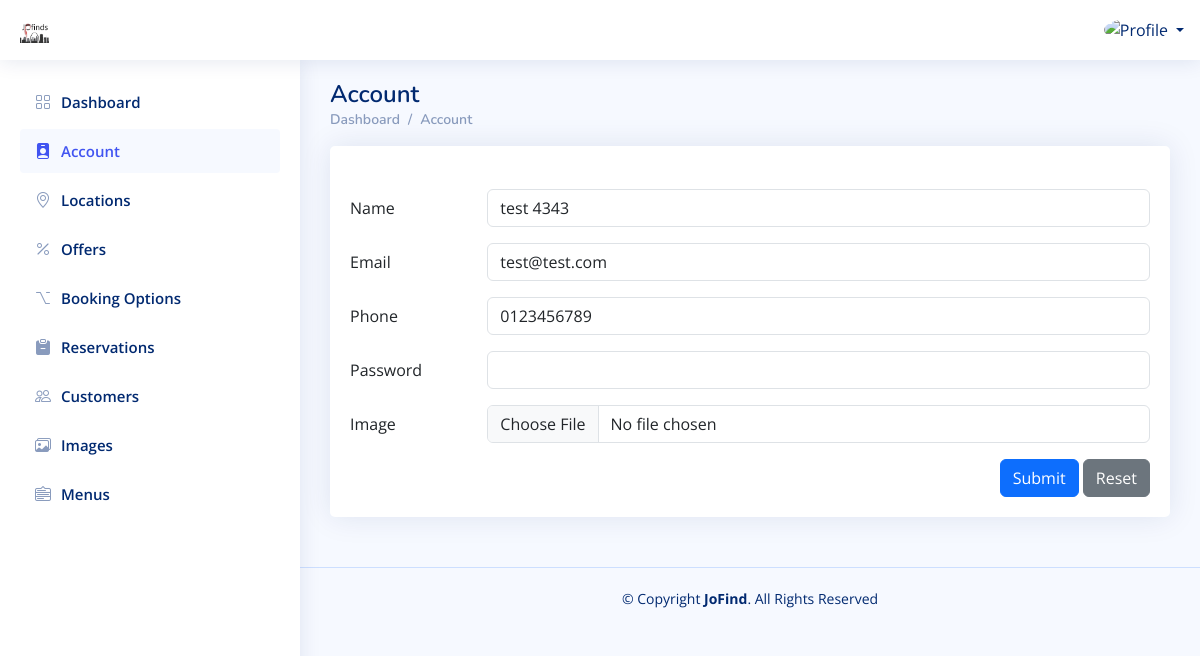
The app's page /Place_Dashboard/Account.php (signed in) with its own data.
### tables this page shows
CREATE TABLE `places` (
  `id` int(11) NOT NULL,
  `category_id` int(11) NOT NULL,
  `sub_category_id` int(11) DEFAULT NULL,
  `status_id` int(11) DEFAULT NULL,
  `city_id` int(11) NOT NULL,
  `name` varchar(250) NOT NULL,
  `image` varchar(250) NOT NULL,
  `email` varchar(250) NOT NULL,
  `description` text DEFAULT NULL,
  `total_rate` double NOT NULL DEFAULT 0,
  `phone` varchar(250) NOT NULL,
  `password` varchar(250) NOT NULL,
  `rejection_note` text DEFAULT NULL,
  `address` varchar(250) NOT NULL,
  `commercial_register` varchar(250) NOT NULL,
  `menu` varchar(250) DEFAULT NULL,
  `active` int(11) NOT NULL DEFAULT 1,
  `created_at` timestamp NOT NULL DEFAULT current_timestamp()
);

### Place_Dashboard/Account.php (the view, shortened to what this page needs)
<?php
include "../Connect.php";
$P_ID = $_SESSION['P_Log'];
if (!$P_ID) {
    echo '<script language="JavaScript">
     document.location="../Place_Login.php";
    </script>';
} else {
    $sql1 = mysqli_query($con, "select * from places where id = '$P_ID'");
    $row1 = mysqli_fetch_array($sql1);
    $name = $row1['name'];
    $email = $row1['email'];
    $phone = $row1['phone'];
}
?>
<!DOCTYPE html>
<html lang="en">
  <head>
    <link
      href="../assets/vendor/bootstrap/css/bootstrap.min.css"
      rel="stylesheet"
    />
    <link
      href="../assets/vendor/bootstrap-icons/bootstrap-icons.css"
      rel="stylesheet"
    />
    <link href="../assets/vendor/boxicons/css/boxicons.min.css" rel="stylesheet" />
    <link href="../assets/vendor/quill/quill.snow.css" rel="stylesheet" />
    <link href="../assets/vendor/quill/quill.bubble.css" rel="stylesheet" />
    <link href="../assets/vendor/remixicon/remixicon.css" rel="stylesheet" />
    <link href="../assets/vendor/simple-datatables/style.css" rel="stylesheet" />
    <link href="../assets/css/style.css" rel="stylesheet" />
  </head>
  <body>
    <header id="header" class="header fixed-top d-flex align-items-center">
      <div class="d-flex align-items-center justify-content-between">
        <a href="index.php" class="logo d-flex align-items-center">
          <img src="../assets/img/Logo.png" alt="" />
        </a>
      </div>
      <nav class="header-nav ms-auto">
        <ul class="d-flex align-items-center">
          <li class="nav-item dropdown pe-3">
            <a
              class="nav-link nav-profile d-flex align-items-center pe-0"
              href="#"
              data-bs-toggle="dropdown"
            >
              <img
                src="https://www.computerhope.com/jargon/g/guest-user.png"
                alt="Profile"
                class="rounded-circle"
              />
              <span class="d-none d-md-block dropdown-toggle ps-2"><?php echo $title ?></span> </a
            >
          </li>
        </ul>
      </nav>
    </header>
    <?php require './Aside-Nav/Aside.php'?>
    <main id="main" class="main">
      <div class="pagetitle">
        <h1>Account</h1>
        <nav>
          <ol class="breadcrumb">
            <li class="breadcrumb-item"><a href="index.php">Dashboard</a></li>
            <li class="breadcrumb-item">Account</li>
          </ol>
        </nav>
      </div>
      <section class="section">
        <div class="row">
          <div class="col-lg-12">
            <div class="card">
              <div class="card-body">
                <h5 class="card-title"></h5>
                <form method="POST" action="./Account.php" enctype="multipart/form-data">
                  <div class="row mb-3">
                    <label for="name" class="col-sm-2 col-form-label"
                      >Name</label
                    >
                    <div class="col-sm-10">
                      <input type="text" name="name" value="<?php echo $name ?>" class="form-control" id="name" />
                    </div>
                  </div>
                  <div class="row mb-3">
                    <label for="email" class="col-sm-2 col-form-label"
                      >Email</label
                    >
                    <div class="col-sm-10">
                      <input type="text" name="email" value="<?php echo $email ?>" class="form-control" id="email" />
                    </div>
                  </div>
                  <div class="row mb-3">
                    <label for="phone" class="col-sm-2 col-form-label"
                      >Phone</label
                    >
                    <div class="col-sm-10">
                      <input type="text" name="phone" value="<?php echo $phone ?>"
                      pattern="[0-9]{10}" title="Phone Number Must Be 10 Numbers"
                      class="form-control" id="phone" />
                    </div>
                  </div>
                  <div class="row mb-3">
                    <label for="password" class="col-sm-2 col-form-label"
                      >Password</label
                    >
                    <div class="col-sm-10">
                      <input type="password" name="password" value="<?php echo $password ?>" class="form-control" id="password" />
                    </div>
                  </div>
                  <div class="row mb-3">
                    <label for="file" class="col-sm-2 col-form-label"
                      >Image</label
                    >
                    <div class="col-sm-10">
                      <input type="file" name="file" class="form-control" id="file" />
                    </div>
                  </div>
                  <div class="text-end">
                    <button type="submit" name="Submit" class="btn btn-primary">
                      Submit
                    </button>
                    <button type="reset" class="btn btn-secondary">
                      Reset
                    </button>
                  </div>
                </form>
              </div>
            </div>
          </div>
        </div>
      </section>
    </main>
    <footer id="footer" class="footer">
      <div class="copyright">
        &copy; Copyright <strong><span>JoFind</span></strong
        >. All Rights Reserved
      </div>
    </footer>
  </body>
</html>

### assets/css/style.css (style rules this page uses)
:root { scroll-behavior: smooth; }
body { font-family: "Open Sans", sans-serif; background: #f6f9ff; color: #444444; }
a { color: #4154f1; text-decoration: none; }
h1, h2, h3, h4, h5, h6 { font-family: "Nunito", sans-serif; }
#main { margin-top: 60px; padding: 20px 30px; transition: all 0.3s; }
.pagetitle { margin-bottom: 10px; }
.pagetitle h1 { font-size: 24px; margin-bottom: 0; font-weight: 600; color: #012970; }
.card { margin-bottom: 30px; border: none; border-radius: 5px; box-shadow: 0px 0 30px rgba(1, 41, 112, 0.1); }
.card-title { padding: 20px 0 15px 0; font-size: 18px; font-weight: 500; color: #012970; font-family: "Poppins", sans-serif; }
.card-body { padding: 0 20px 20px 20px; }
.breadcrumb { font-size: 14px; font-family: "Nunito", sans-serif; color: #899bbd; font-weight: 600; }
.breadcrumb a { color: #899bbd; transition: 0.3s; }
.breadcrumb .breadcrumb-item::before { color: #899bbd; }
.logo { line-height: 1; }
@media (min-width: 1200px) { .logo { width: 280px; } }
.logo img { max-height: 26px; margin-right: 6px; }
.header { transition: all 0.5s; z-index: 997; height: 60px; box-shadow: 0px 2px 20px rgba(1, 41, 112, 0.1); background-color: #fff; padding-left: 20px; }
.header-nav ul { list-style: none; }
.header-nav>ul { margin: 0; padding: 0; }
.header-nav .nav-profile { color: #012970; }
.header-nav .nav-profile img { max-height: 36px; }
.header-nav .nav-profile span { font-size: 14px; font-weight: 600; }
@media (min-width: 1200px) { #main, #footer { margin-left: 300px; } }
.footer { padding: 20px 0; font-size: 14px; transition: all 0.3s; border-top: 1px solid #cddfff; }
.footer .copyright { text-align: center; color: #012970; }

### records on screen
places: name "test 4343", email "test@test.com", phone "0123456789"
